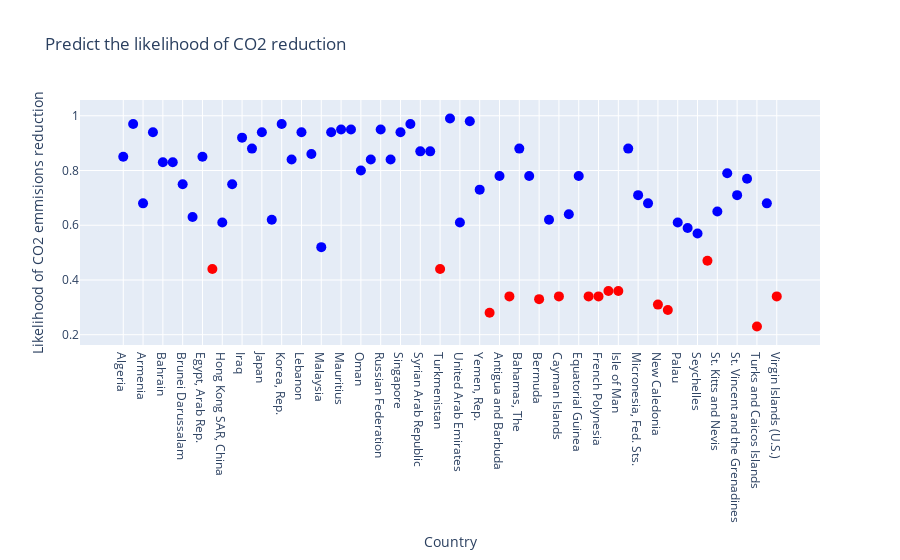

The code cell stored with this chart in its notebook:
### Code cell
x = df_filtrado.index
y = df_filtrado['prediction']
colores = ['red' if condicion<0.5 else 'blue' for condicion in df_filtrado['prediction']]
names = df_filtrado['prediction']


fig = go.Figure()

fig.add_trace(go.Scatter(
    x=x, y=y,
    mode='markers',
    marker=dict(size=10, color=colores),
    text=names,
    hoverinfo='text',
    name='Prediction'
))




fig.update_layout(
    title='Predict the likelihood of CO2 reduction',
    xaxis=dict(
        title='',
        showticklabels=True  # Ocultar etiquetas del eje x
    ),
    xaxis_title='Country',
    yaxis_title='Likelihood of CO2 emmisions reduction',
)

fig.write_html("Predict the likelihood of CO2 reduction in this scenario.html")
#fig.write_image('e.png', width=800, height=600)
fig.show()

### Figure 1 — Plotly figure (JSON) as saved in the notebook; plotly's stock layout.template omitted (floating-point values rounded to 4 significant figures)
{"data": [{"hoverinfo": "text", "marker": {"color": ["blue", "blue", "blue", "blue", "blue", "blue", "blue", "blue", "blue", "red", "blue", "blue", "blue", "blue", "blue", "blue", "blue", "blue", "blue", "blue", "blue", "blue", "blue", "blue", "blue", "blue", "blue", "blue", "blue", "blue", "blue", "blue", "red", "blue", "blue", "blue", "blue", "red", "blue", "red", "blue", "blue", "red", "blue", "red", "blue", "blue", "red", "red", "red", "red", "blue", "blue", "blue", "red", "red", "blue", "blue", "blue", "red", "blue", "blue", "blue", "blue", "red", "blue", "red"], "size": 10}, "mode": "markers", "name": "Prediction", "text": [0.85, 0.97, 0.68, 0.94, 0.83, 0.83, 0.75, 0.63, 0.85, 0.44, 0.61, 0.75, 0.92, 0.88, 0.94, 0.62, 0.97, 0.84, 0.94, 0.86, 0.52, 0.94, 0.95, 0.95, 0.8, 0.84, 0.95, 0.84, 0.94, 0.97, 0.87, 0.87, 0.44, 0.99, 0.61, 0.98, 0.73, 0.28, 0.78, 0.34, 0.88, 0.78, 0.33, 0.62, 0.34, 0.64, 0.78, 0.34, 0.34, 0.36, 0.36, 0.88, 0.71, 0.68, 0.31, 0.29, 0.61, 0.59, 0.57, 0.47, 0.65, 0.79, 0.71, 0.77, 0.23, 0.68, 0.34], "type": "scatter", "x": ["Algeria", "Argentina", "Armenia", "Azerbaijan", "Bahrain", "Belarus", "Brunei Darussalam", "Curacao", "Egypt, Arab Rep.", "Gibraltar", "Hong Kong SAR, China", "Iran, Islamic Rep.", "Iraq", "Israel", "Japan", "Kazakhstan", "Korea, Rep.", "Kuwait", "Lebanon", "Libya", "Malaysia", "Malta", "Mauritius", "Mongolia", "Oman", "Qatar", "Russian Federation", "Saudi Arabia", "Singapore", "South Africa", "Syrian Arab Republic", "Trinidad and Tobago", "Turkmenistan", "Ukraine", "United Arab Emirates", "Uzbekistan", "Yemen, Rep.", "American Samoa", "Antigua and Barbuda", "Aruba", "Bahamas, The", "Barbados", "Bermuda", "British Virgin Islands", "Cayman Islands", "Dominica", "Equatorial Guinea", "Faroe Islands", "French Polynesia", "Guam", "Isle of Man", "Maldives", "Micronesia, Fed. Sts.", "Nauru", "New Caledonia", "Northern Mariana Islands", "Palau", "Puerto Rico", "Seychelles", "Sint Maarten (Dutch part)", "St. Kitts and Nevis", "St. Lucia", "St. Vincent and the Grenadines", "Tonga", "Turks and Caicos Islands", "Tuvalu", "Virgin Islands (U.S.)"], "y": [0.85, 0.97, 0.68, 0.94, 0.83, 0.83, 0.75, 0.63, 0.85, 0.44, 0.61, 0.75, 0.92, 0.88, 0.94, 0.62, 0.97, 0.84, 0.94, 0.86, 0.52, 0.94, 0.95, 0.95, 0.8, 0.84, 0.95, 0.84, 0.94, 0.97, 0.87, 0.87, 0.44, 0.99, 0.61, 0.98, 0.73, 0.28, 0.78, 0.34, 0.88, 0.78, 0.33, 0.62, 0.34, 0.64, 0.78, 0.34, 0.34, 0.36, 0.36, 0.88, 0.71, 0.68, 0.31, 0.29, 0.61, 0.59, 0.57, 0.47, 0.65, 0.79, 0.71, 0.77, 0.23, 0.68, 0.34]}], "layout": {"title": {"text": "Predict the likelihood of CO2 reduction"}, "xaxis": {"showticklabels": true, "title": {"text": "Country"}}, "yaxis": {"title": {"text": "Likelihood of CO2 emmisions reduction"}}}}
